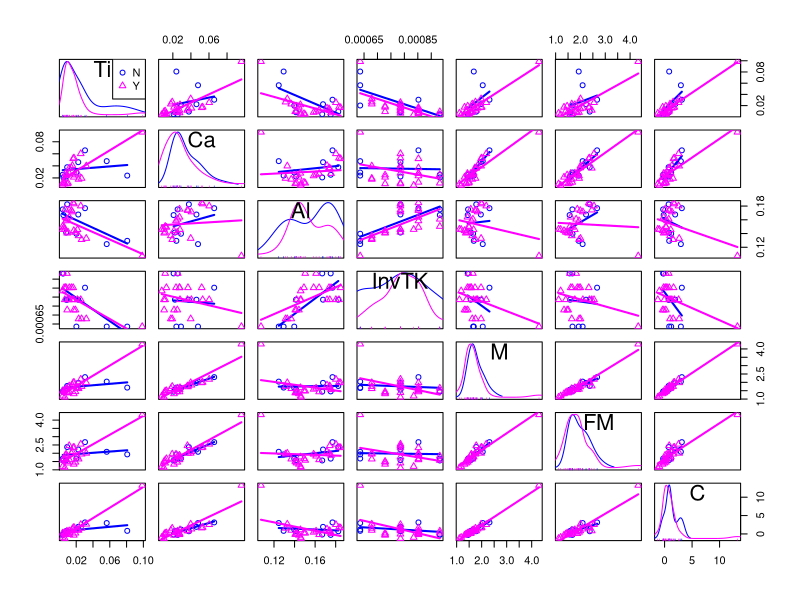
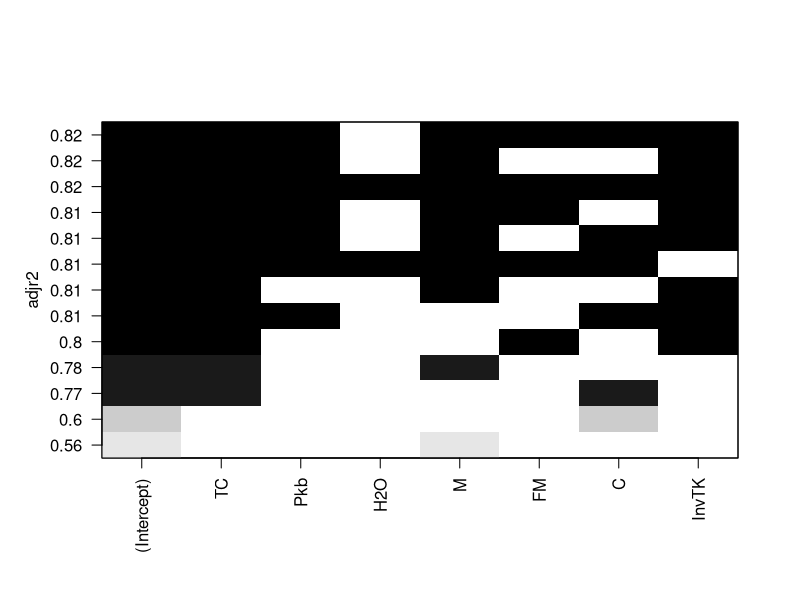
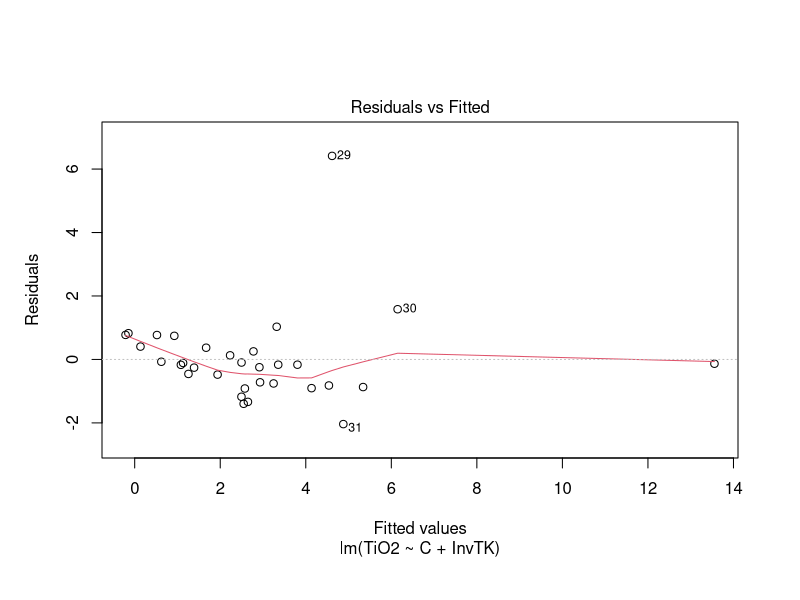
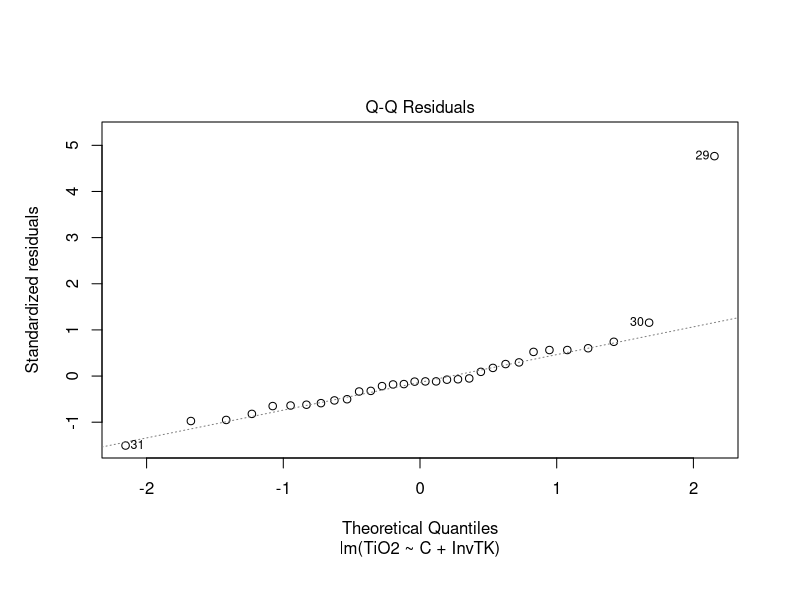
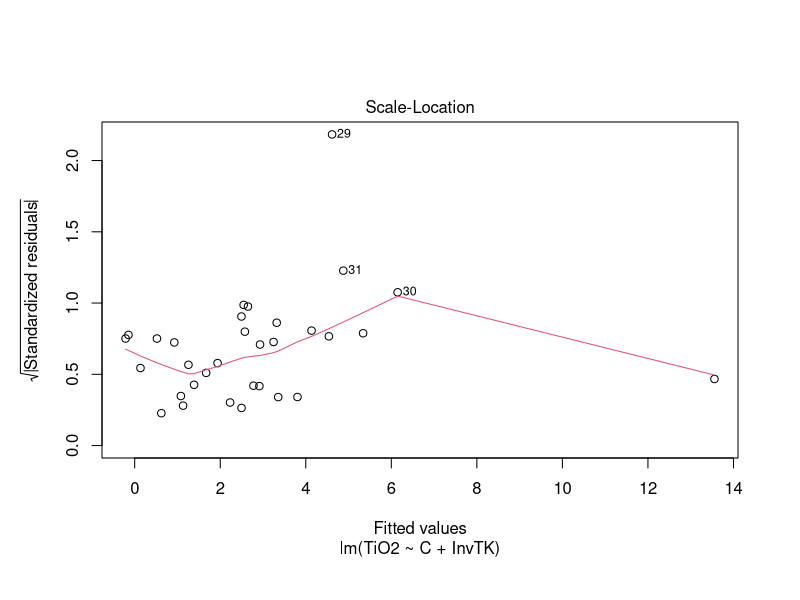
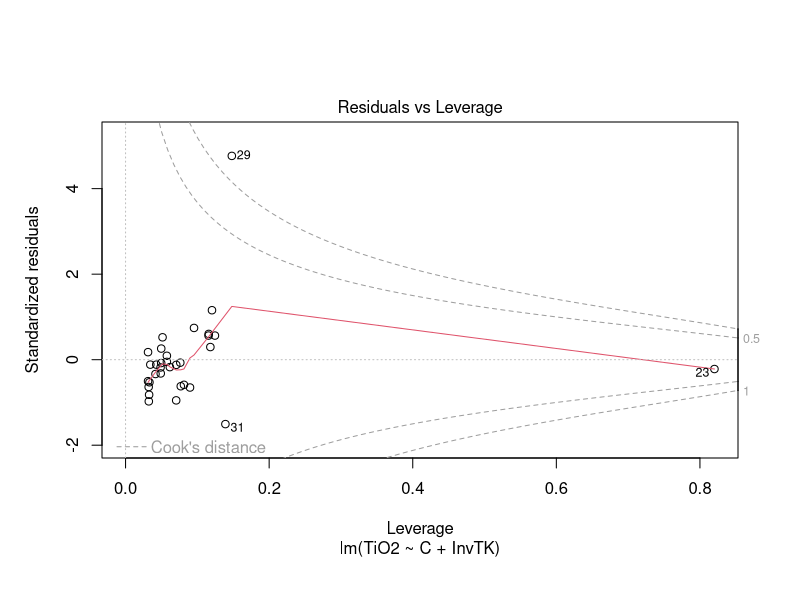
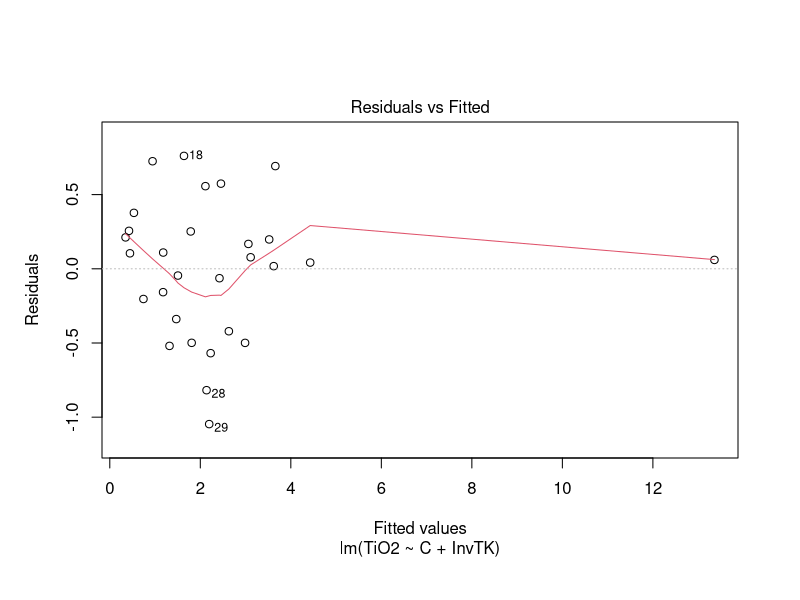
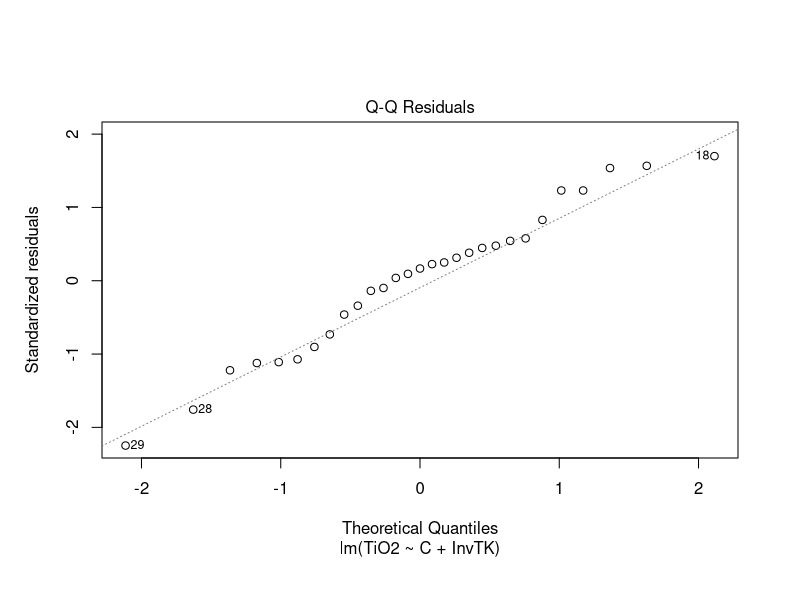

The R source for these figures, in order:
## ---- chunk 1
library(tidyverse, warn.conflicts = FALSE)
setwd("C:/Users/ayersj/OneDrive - Vanderbilt/Papers/SpheneSolubility/DataAnalysis/TitaniteExpts")
# Import normalized EDS glass analyses
TitaniteExpts <- read_csv("TitaniteExpts.csv")
## ---- chunk 2
TitaniteCations <- TitaniteExpts %>%
  mutate(
    Si = SiO2/60.0848,
    Al = 2*Al2O3/101.961,
    Na = 2*Na2O/61.979,
    K = 2*K2O/94.194,
    Ca = CaO/56.0794,
    Fe = FeO/71.8464,
    Mg = MgO/40.3044,
    Ti = TiO2/79.8988,
    Mn = MnO/70.9374,
    P = 2*P2O5/141.945,
    eCa = (CaO/56.0794 - Al2O3/101.961 + K2O/94.194 + Na2O/61.979),
    CationSum = (Si + Al + Na + K + Ca + Fe + Mg + Ti + Mn + P)
             )
## ---- chunk 3
# Calculate cation fractions
CationFractions <- select(TitaniteCations, Model, Expt, SM, TC, Pkb, H2O, TiO2, Si:eCa, CationSum)
f <- match("Si", names(CationFractions))
l <- match("eCa", names(CationFractions))
for (i in f:l) {
  CationFractions[(i)] = CationFractions[(i)]/CationFractions$CationSum
}

## ---- chunk 4
# Calculate melt composition parameters
CationFractions <- CationFractions %>%
  mutate(
    M = (Na + K + 2*Ca)/(Si*Al),
    FM = (Na + K + 2*(Ca + Fe + Mg))/(Si*Al),
    C = (10*eCa)/(Si*Al),
    InvTK = 1/(TC+273.15)
    )
## ---- chunk 5
# Scatterplot matrices
library(car)
scatterplotMatrix(~ Ti + Ca + Al + InvTK + M + FM + C, data = CationFractions, groups = CationFractions$Model, smooth = FALSE)
# Correlation matrix
CorrTest <- select(CationFractions, TiO2, M:InvTK)
cor(CorrTest)
# Glass TiO2 concentration is most highly correlated with melt composition parameter C.

## ---- chunk 6
library(leaps)
leaps <- regsubsets(TiO2 ~ TC + Pkb + H2O + M + FM + C + InvTK, data = CationFractions, nbest = 2) 
plot(leaps, scale = "adjr2")
summary(leaps)

## ---- chunk 7
fit <- lm(TiO2 ~ C + InvTK, data = CationFractions)
summary(fit)
plot(fit)

## ---- chunk 8
# Experiments 29, 30 & 31 are identified as outliers. They were Danny's earliest experiments, and were all run at 1300C.

RegModel <- select(CationFractions, Model, Expt, TiO2, InvTK, M, C)
RegModel <- slice(RegModel, -(29:31))
fit <- lm(TiO2 ~ C + InvTK, data = RegModel)
summary(fit)
plot(fit)

## ---- chunk 9
# Experiments in rows 28, 29 are outliers.
RegModel <- slice(RegModel, -(28:29))
fit <- lm(TiO2 ~ C + InvTK, data = RegModel)
summary(fit)
plot(fit)
# I think this is our best model. Removing more experiments doesn't significantly improve fit.
write.csv(RegModel, "ExptsInModel.csv")
## ---- chunk 10
# Try filtering out experiments with Model = "N"
RegModel <- select(CationFractions, Model, Expt, TiO2, InvTK, M, C)
RegModel <- filter(RegModel, Model == "Y")
fit <- lm(TiO2 ~ C + InvTK, data = RegModel)
summary(fit)
plot(fit)
# 6 fewer experiments increases r^2 to 0.98
## ---- chunk 11
# See if M fits as well
fit <- lm(TiO2 ~ M + InvTK, data = RegModel)
summary(fit)
plot(fit)

## ---- chunk 12
# Calculate model TiO2 concentrations and errors
CationFractions <- CationFractions %>%
  mutate(
   ModelTiO2 = (0.79*C - 7996*InvTK + 7.888),
   ModelTiO2SD = ModelTiO2*sqrt((0.03514/0.79)^2 + (1243/7996)^2)
  )
## ---- chunk 13
# Create model output table
TiO2ModelTable <- select(CationFractions, Model, Expt, eCa, C, M, InvTK, TiO2, ModelTiO2, ModelTiO2SD)
write.csv(TiO2ModelTable, file = "TiO2ModelTable.csv")
